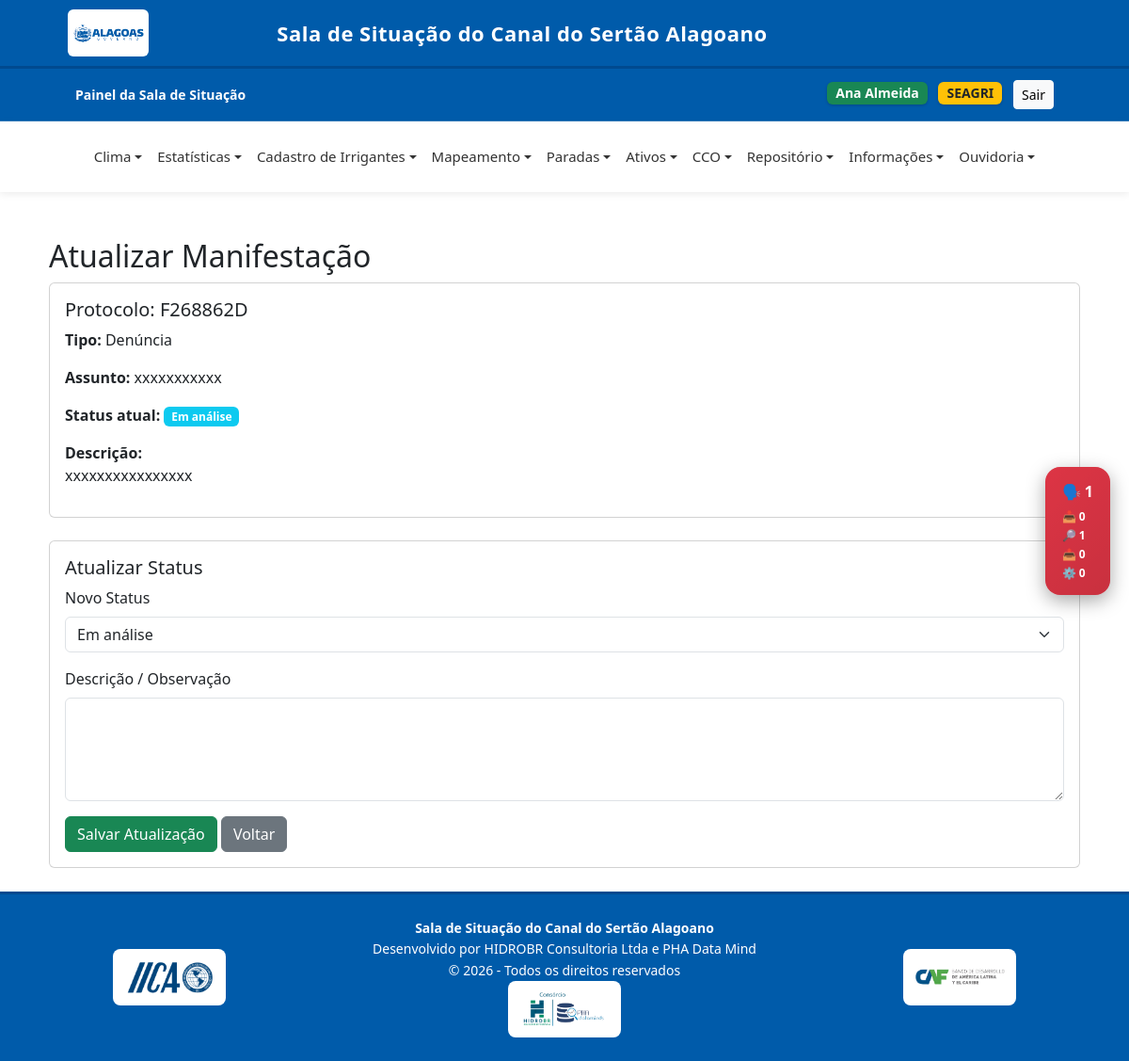
Page /ouvidoria/1/atualizar/ (signed in) on the committed database.
### core/models.py (models this page shows, shortened)
class User(AbstractUser):
    GRUPOS_CHOICES = [
        ('seinfra', 'SEINFRA'),
        ('casal', 'CASAL'),
        ('segov', 'SEGOV'),
        ('seagri', 'SEAGRI'),
        ('arsal', 'ARSAL'),
        ('sefaz', 'SEFAZ'),
        ('iica', 'IICA'),
    ]
    grupo = models.CharField(max_length=50, choices=GRUPOS_CHOICES, blank=True, null=True)
    email = models.EmailField()
    groups = models.ManyToManyField(Group, related_name="+", blank=True)
    user_permissions = models.ManyToManyField(Permission, related_name="+", blank=True)

class Manifestacao(models.Model):
    TIPO_CHOICES = [
        ('denuncia', 'Denúncia'), #CASAL
        ('reclamacao', 'Reclamação'), #SEAGRI
        ('solicitacao', 'Solicitação'), #CASAL
        ('sugestao', 'Sugestão'), #SEAGRI
        ('elogio', 'Elogio'), #NÃO LEMBRO DE VER ALGUÉM ELOGIAR
    ]
    STATUS_CHOICES = [
        ('recebido', 'Recebido'),
        ('em_analise', 'Em análise'),
        ('encaminhado', 'Encaminhado'),
        ('em_andamento', 'Em andamento'),
        ('concluido', 'Concluído'),
    ]
    CLASSIFICACAO_CHOICES = [
        ('agropecuaria', 'Agropecuária'),
        ('consumo_humano', 'Consumo Humano'),
        ('outros', 'Outros'),
    ]
    nome = models.CharField(max_length=200, blank=True, null=True)
    email = models.EmailField(blank=True, null=True)
    telefone = models.CharField(max_length=20, blank=True, null=True)
    anonimo = models.BooleanField(default=False)
    classificacao = models.CharField(max_length=20, choices=CLASSIFICACAO_CHOICES, blank=True, null=True)
    tipo = models.CharField(max_length=20, choices=TIPO_CHOICES)
    assunto = models.CharField(max_length=200)
    descricao = models.TextField()
    municipio = models.CharField(max_length=150, blank=True, null=True)
    latitude = models.FloatField(blank=True, null=True)
    longitude = models.FloatField(blank=True, null=True)
    setor_responsavel = models.CharField(max_length=200, blank=True, null=True)
    status = models.CharField(
        max_length=20,
        choices=STATUS_CHOICES,
        default='recebido'
    )
    anexo = models.FileField(
        upload_to='ouvidoria/',
        blank=True,
        null=True
    )
    protocolo = models.CharField(max_length=20, unique=True)
    data_criacao = models.DateTimeField(auto_now_add=True)
    ultima_atualizacao = models.DateTimeField(auto_now=True)
    def cor_status(self):
        cores = {
            'recebido': 'secondary',
            'em_analise': 'info',
            'encaminhado': 'primary',
            'em_andamento': 'warning',
            'concluido': 'success',
            'indeferido': 'danger',
        }
        return cores.get(self.status, 'secondary')
    class Meta:
        ordering = ['-data_criacao']
        verbose_name = "Manifestação"
        verbose_name_plural = "Manifestações"

### core/views.py (the view, shortened to what this page needs)
# urls.py: path('ouvidoria/<int:pk>/atualizar/', views.atualizar_status, name='atualizar_status'),
@login_required
def atualizar_status(request, pk):
    if request.user.grupo not in ["seagri", "casal"]:
        messages.error(request, "Você não tem permissão para atualizar status de manifestações!")
        return redirect('home')
    manifestacao = get_object_or_404(Manifestacao, pk=pk)
    return render(request, 'ouvidoria/atualizar_status.html', {
        'manifestacao': manifestacao,
        'status_choices': Manifestacao.STATUS_CHOICES
    })

### templates/ouvidoria/atualizar_status.html (shortened to what this page needs)
{% extends 'base.html' %}
{% block content %}
<div class="container mt-4">
    <h2>Atualizar Manifestação</h2>
    <div class="card mb-4">
        <div class="card-body">
            <h5 class="card-title">
                Protocolo: {{ manifestacao.protocolo }}
            </h5>
            <p><strong>Tipo:</strong> {{ manifestacao.get_tipo_display }}</p>
            <p><strong>Assunto:</strong> {{ manifestacao.assunto }}</p>
            <p>
                <strong>Status atual:</strong>
                <span class="badge bg-{{ manifestacao.cor_status }}">
                    {{ manifestacao.get_status_display }}
                </span>
            </p>
            <p><strong>Descrição:</strong><br>{{ manifestacao.descricao }}</p>
        </div>
    </div>
    <div class="card">
        <div class="card-body">
            <h5 class="card-title">Atualizar Status</h5>
            <form method="post">
                <div class="mb-3">
                    <label class="form-label required-label">Novo Status</label>
                    <select name="status" class="form-select" required>
                        {% for value, label in status_choices %}
                            <option value="{{ value }}"
                                {% if value == manifestacao.status %}selected{% endif %}>
                                {{ label }}
                            </option>
                        {% endfor %}
                    </select>
                </div>
                <div class="mb-3">
                    <label class="form-label required-label">Descrição / Observação</label>
                    <textarea name="descricao" class="form-control" rows="4" required></textarea>
                </div>
                <div class="mt-3">
                    <button class="btn btn-success">Salvar Atualização</button>
                    <a href="{% url 'lista_manifestacoes' %}" class="btn btn-secondary">
                        Voltar
                    </a>
                </div>
            </form>
        </div>
    </div>
</div>
{% endblock %}

### templates/base.html (shortened to what this page needs)
{% load static %}
<!DOCTYPE html>
<html lang="pt-br">
<head>
    <link rel="stylesheet" href="{% static 'css/base.css' %}">
    <link href="https://cdn.jsdelivr.net/npm/bootstrap@5.3.0/dist/css/bootstrap.min.css" rel="stylesheet">
    <link rel="stylesheet" href="https://unpkg.com/leaflet/dist/leaflet.css"/>
</head>
<body>
<div class="header-institucional">
    <div class="container-fluid d-flex align-items-center justify-content-between">
        <div class="d-flex align-items-center">
            <img src="{% static 'img/governo.png' %}" height="100" class="me-4">
        </div>
        <div class="titulo-sistema text-center">
            <a class="navbar-brand align-items-center" href="{% url 'home' %}">
                Sala de Situação do Canal do Sertão Alagoano
            </a>
        </div>
    </div>
</div>
<div class="navbar-custom d-flex justify-content-between align-items-center">
    <div>
        <a class="navbar-brand align-items-center" href="{% url 'home' %}">
            <span><strong>Painel da Sala de Situação</strong></span>
        </a>
    </div>
    <div>
        {% if user.is_authenticated %}
            <span class="badge bg-success badge-usuario me-2">
                {{ user.get_full_name|default:user.username }}
            </span>
            <span class="badge bg-warning text-dark badge-usuario me-2">
                {{ user.get_grupo_display }}
            </span>
            <form action="{% url 'logout' %}" method="post" style="display:inline;">
                <button type="submit" class="btn btn-light btn-sm">Sair</button>
            </form>
        {% endif %}
    </div>
</div>
{% if user.is_authenticated %}
<nav class="navbar navbar-expand-lg navbar-light">
    <div class="container-fluid">
        <div class="collapse navbar-collapse justify-content-center" id="navbarMenu">
            <ul class="navbar-nav">
                <li class="nav-item dropdown">
                    <a class="nav-link dropdown-toggle" href="#">Clima</a>
                </li>
                <li class="nav-item dropdown">
                    <a class="nav-link dropdown-toggle" href="#">Estatísticas</a>
                </li>
                <li class="nav-item dropdown">
                    <a class="nav-link dropdown-toggle" href="#">Cadastro de Irrigantes</a>
                </li>
                <li class="nav-item dropdown">
                    <a class="nav-link dropdown-toggle" href="#">Mapeamento</a>
                </li>
                <li class="nav-item dropdown">
                    <a class="nav-link dropdown-toggle" href="#">Paradas</a>
                </li>
                <li class="nav-item dropdown">
                    <a class="nav-link dropdown-toggle" href="#">Ativos</a>
                </li>
                <li class="nav-item dropdown">
                    <a class="nav-link dropdown-toggle" href="#">CCO</a>
                </li>
                <li class="nav-item dropdown">
                    <a class="nav-link dropdown-toggle" href="#">Repositório</a>
                </li>
                <li class="nav-item dropdown">
                    <a class="nav-link dropdown-toggle" href="#">Informações</a>
                </li>
                {% if user.grupo == 'seagri' or user.grupo == 'casal' %}
                    <li class="nav-item dropdown">
                        <a class="nav-link dropdown-toggle" href="{% url 'lista_manifestacoes' %}">Ouvidoria</a>
                    </li>
                {% endif %}
            </ul>
        </div>
    </div>
</nav>
{% endif %}
<div class="container-main">
    {% block content %}
    {% endblock %}
</div>
<footer class="footer-institucional">
    <div class="container">
        <div class="row align-items-center">
            <div class="col-md-3 text-center text-md-start mb-3 mb-md-0">
                <div class="logo-box">
                    <img src="{% static 'img/iica.png' %}" alt="IICA">
                </div>
            </div>
            <div class="col-md-6 text-center footer-texto">
                <strong>Sala de Situação do Canal do Sertão Alagoano</strong><br>
                Desenvolvido por HIDROBR Consultoria Ltda e PHA Data Mind<br>
                © {% now "Y" %} - Todos os direitos reservados
                <div class="logo-box">
                    <img src="{% static 'img/hidro-pha.png' %}" alt="Hidro-PHA">
                </div>
            </div>
            <div class="col-md-3 text-center text-md-end">
                <div class="logos-direita">
                    <div class="logo-box">
                        <img src="{% static 'img/caf.png' %}" alt="CAF">
                    </div>
                </div>
            </div>
        </div>
    </div>
</footer>
{% if user.grupo == 'seagri' or user.grupo == 'casal' %}
    {% if total_manifestacoes > 0 %}
        <div id="ouvidoriaBadge" class="ouvidoria-badge">
            <a href="{% url 'lista_manifestacoes' %}">
                <div class="badge-main">🗣️ {{ total_manifestacoes }}</div>
                <div class="badge-sub">
                  <div>📥 {{ recebido }} </div>
                  <div>🔎 {{ em_analise }} </div>
                  <div>📤 {{ encaminhado }} </div>
                  <div>⚙️ {{ em_andamento }} </div>
                </div>
            </a>
        </div>
    {% endif %}
{% endif %}
</body>
</html>

### static/css/base.css (style rules this page uses)
html, body { height: 100%; }
body { margin: 0; font-family: Arial, Helvetica, sans-serif; background-color: #f4f6f9; display: flex; flex-direction: column; min-height: 100vh; }
.container-main { flex: 1; padding: 25px 40px; }
.header-institucional { background-color: #005baa; padding: 10px 60px; color: white; border-bottom: 3px solid #004a8f; }
.header-institucional img { max-height: 50px; background-color: white; padding: 6px 5px; border-radius: 6px; margin-right: 15px; }
.titulo-sistema { font-size: 22px; font-weight: bold; letter-spacing: 0.5px; }
.navbar-custom { background-color: #005baa; color: white; padding: 12px 80px; font-size: 14px; border-bottom: 1px solid rgba(255,255,255,0.2); }
.navbar-custom a { color: white; text-decoration: none; margin-right: 15px; font-weight: 500; }
.badge-usuario { font-size: 14px !important; padding: 8px 12px; border-radius: 6px !important; box-shadow: 0 1px 3px rgba(0,0,0,0.2) !important; }
.navbar { background-color: #ffffff; min-height: 75px; box-shadow: 0 2px 8px rgba(0,0,0,0.08); z-index: 1000; padding-left: 60px; padding-right: 60px; }
.navbar .nav-link { color: #333 !important; font-weight: 500; padding: 22px 12px; font-size: 15px; }
.dropdown-toggle::after { transition: 0.3s; }
.footer-institucional { background-color: #005baa; color: white; padding: 25px 40px; border-top: 3px solid #004a8f; font-size: 14px; margin-top: auto; }
.footer-texto { line-height: 1.6; }
.logo-box { width: 120px; height: 60px; background-color: white; border-radius: 8px; display: flex; align-items: center; justify-content: center; padding: 6px; margin: 0 auto; overflow: hidden; }
.logo-box img { width: auto; height: auto; max-width: 100%; max-height: 100%; display: block; }
.logos-direita { display: flex; gap: 10px; justify-content: center; }
.ouvidoria-badge { position: fixed; top: 50%; right: 20px; transform: translateY(-50%); background: linear-gradient(135deg, #dc3545, #bb2d3b); color: #fff; padding: 14px 18px; border-radius: 16px; font-weight: 600; font-size: 14px; display: flex; flex-direction: column; align-items: center; box-shadow: 0 6px 20px rgba(0,0,0,0.35); z-index: 999999; cursor: pointer; user-select: none; transition: all 0.25s ease; }
.ouvidoria-badge a { color: white; text-decoration: none; display: flex; flex-direction: column; align-items: center; }
.badge-main { font-size: 16px; font-weight: bold; margin-bottom: 6px; }
.badge-sub { font-size: 12px; display: flex; flex-direction: column; align-items: flex-start; gap: 2px; width: 100%; }
.ouvidoria-badge::after { content: ''; position: absolute; width: 100%; height: 100%; border-radius: 16px; background: rgba(220, 53, 69, 0.4); top: 0; left: 0; z-index: -1; animation: pulse 1.8s infinite; }

### rows in the picture
User: get_full_name "Ana Almeida", grupo "SEAGRI"
Manifestacao: protocolo "F268862D", tipo "Denúncia", assunto "xxxxxxxxxxx", status "Em análise", descricao "xxxxxxxxxxxxxxxx"

### other values in the picture
{{ total_manifestacoes }} "1"
{{ recebido }} "0"
{{ em_analise }} "1"
{{ encaminhado }} "0"
{{ em_andamento }} "0"
